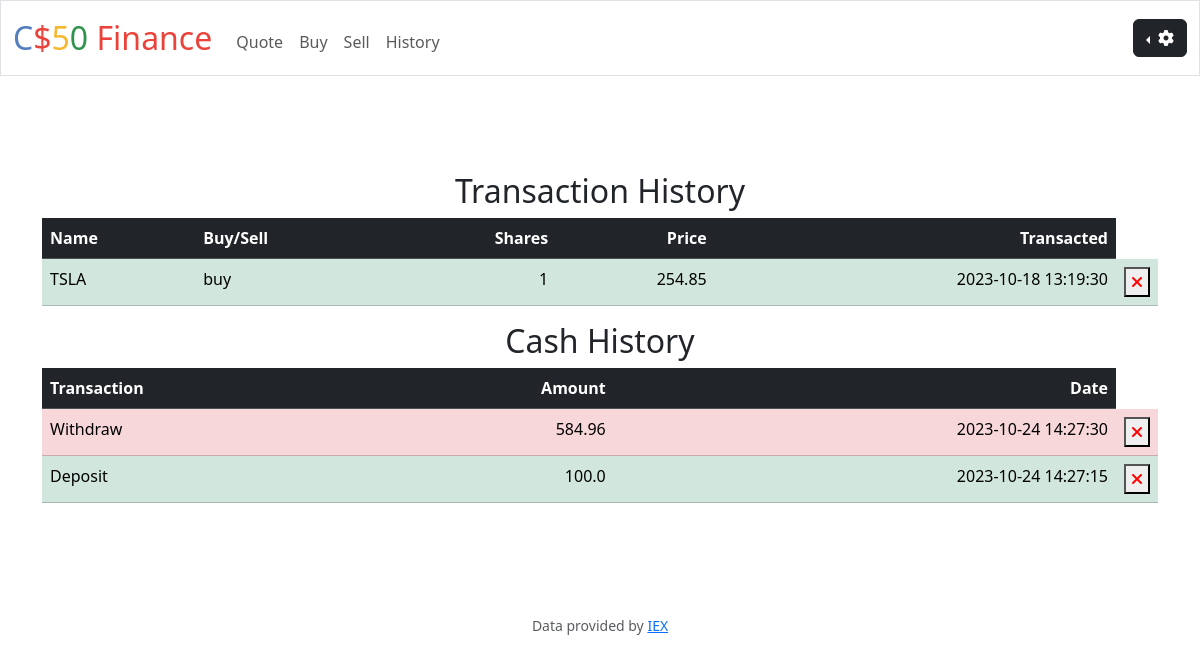
The app's page /history (signed in) with its own data.
### tables this page shows
CREATE TABLE transactions (
    id INTEGER PRIMARY KEY AUTOINCREMENT NOT NULL,
    user_id INTEGER NOT NULL,
    symbol TEXT NOT NULL,
    name TEXT NOT NULL,
    shares INTEGER NOT NULL,
    price NUMERIC NOT NULL,
    transaction_type TEXT NOT NULL,
    transaction_time DATETIME NOT NULL DEFAULT CURRENT_TIMESTAMP,
    FOREIGN KEY(user_id) REFERENCES users(id)
);

CREATE TABLE cashHistory (
id INTEGER PRIMARY KEY AUTOINCREMENT NOT NULL,
user_id INTEGER NOT NULL,
transactionType TEXT NOT NULL,
amount FLOAT NOT NULL,
transaction_time DATETIME NOT NULL DEFAULT CURRENT_TIMESTAMP,
FOREIGN KEY(user_id) REFERENCES users(id)
);

### app.py (the view)
@app.route("/history")
@login_required
def history():
    user_id = session.get("user_id")
    history_data = db.execute("SELECT * FROM transactions WHERE user_id = ? ORDER BY transaction_time DESC", user_id)
    cashHistory = db.execute("SELECT * FROM cashHistory WHERE user_id = ? ORDER BY transaction_time DESC", user_id)
    return render_template("history.html", history_data=history_data, cashHistory=cashHistory)

### app.py (called while the page is built)
@app.after_request
def after_request(response):
    response.headers["Cache-Control"] = "no-cache, no-store, must-revalidate"
    response.headers["Expires"] = 0
    response.headers["Pragma"] = "no-cache"
    return response

### helpers.py (called while the page is built)
def login_required(f):
    @wraps(f)
    def decorated_function(*args, **kwargs):
        if session.get("user_id") is None:
            return redirect("/login")
        return f(*args, **kwargs)
    return decorated_function

### templates/history.html (shortened to what this page needs)
{% extends "layout.html" %}
{% block main %}
    <main class="container py-5 text-center">
        <h2>Transaction History</h2>
        <table id="sortable-table" class="table table-dark table-hover">
            <thead>
                <tr>
                    <th class="text-start">Name</th>
                    <th class="text-start">Buy/Sell</th>
                    <th class="text-end" >Shares</th>
                    <th class="text-end">Price</th>
                    <th class="text-end">Transacted</th>
                </tr>
            </thead>
            <tbody>
                {% for history_data in history_data %}
                    {% if history_data.transaction_type == "buy" %}
                        <tr class="table-success">
                            <td class="text-start">{{ history_data.name }}</td>
                            <td class="text-start">{{ history_data.transaction_type }}</td>
                            <td class="text-end">{{ history_data.shares }}</td>
                            <td class="text-end">{{ history_data.price }}</td>
                            <td class="text-end">{{ history_data.transaction_time}} </td>
                            <td style="width:20px">
                                <form action="/delete" method="post">
                                    <button type="submit">
                                        <i class="fas fa-times" style="color: red;"></i>
                                    </button>
                                </form>
                            </td>
                        </tr>
                    {% endif %}
                {% endfor %}
            </tbody>
        </table>
        <h2>Cash History</h2>
        <table id="sortable-table" class="table table-dark table-hover">
            <thead>
                <tr>
                    <th class="text-start">Transaction</th>
                    <th class="text-end">Amount</th>
                    <th class="text-end">Date</th>
                </tr>
            </thead>
            <tbody>
                {% for cashHistory in cashHistory %}
                    {% if cashHistory.transactionType == "Withdraw" %}
                        <tr class="table-danger">
                            <td class="text-start"> {{cashHistory.transactionType}} </td>
                            <td class="text-end"> {{cashHistory.amount}} </td>
                            <td class="text-end"> {{cashHistory.transaction_time}} </td>
                            <td style="width:20px">
                                <form action="/delete" method="post">
                                    <button type="submit">
                                        <i class="fas fa-times" style="color: red;"></i>
                                    </button>
                                </form>
                            </td>
                        </tr>
                    {% elif cashHistory.transactionType == "Deposit" %}
                        <tr class="table-success">
                            <td class="text-start"> {{cashHistory.transactionType}} </td>
                            <td class="text-end"> {{cashHistory.amount}} </td>
                            <td class="text-end"> {{cashHistory.transaction_time}} </td>
                            <td style="width:20px">
                                <form action="/delete" method="post">
                                    <button type="submit">
                                        <i class="fas fa-times" style="color: rgb(255, 0, 0);"></i>
                                    </button>
                                </form>
                            </td>
                        </tr>
                    {% endif %}
                {% endfor %}
            </tbody>
        </table>
    </main>
{% endblock %}

### records on screen
transactions: name "TSLA", transaction_type "buy", shares "1", price "254.85", transaction_time "2023-10-18 13:19:30"
cashHistory: transactionType "Withdraw", amount "584.96", transaction_time "2023-10-24 14:27:30"
cashHistory: transactionType "Deposit", amount "100.0", transaction_time "2023-10-24 14:27:15"
